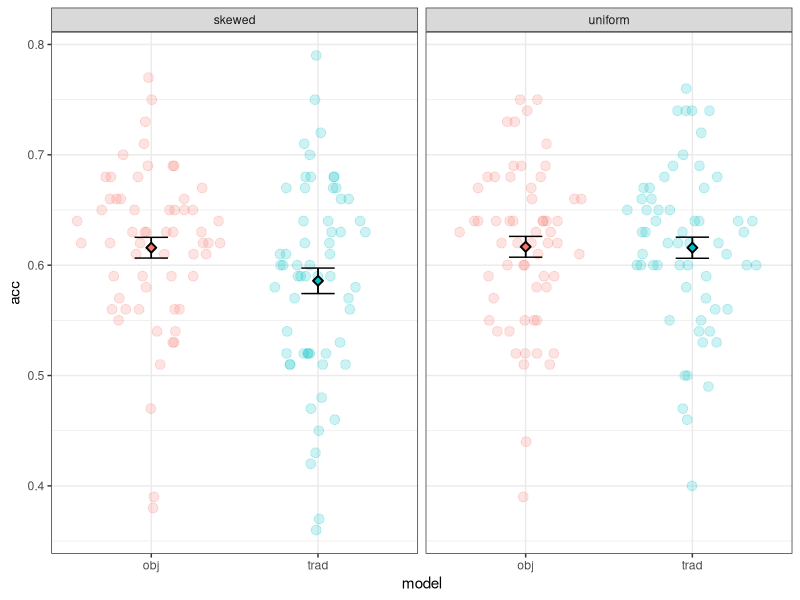
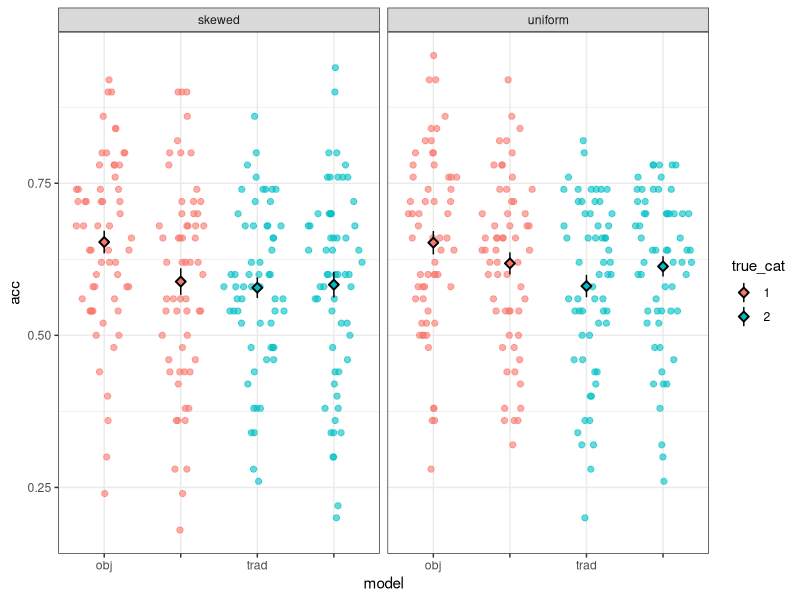
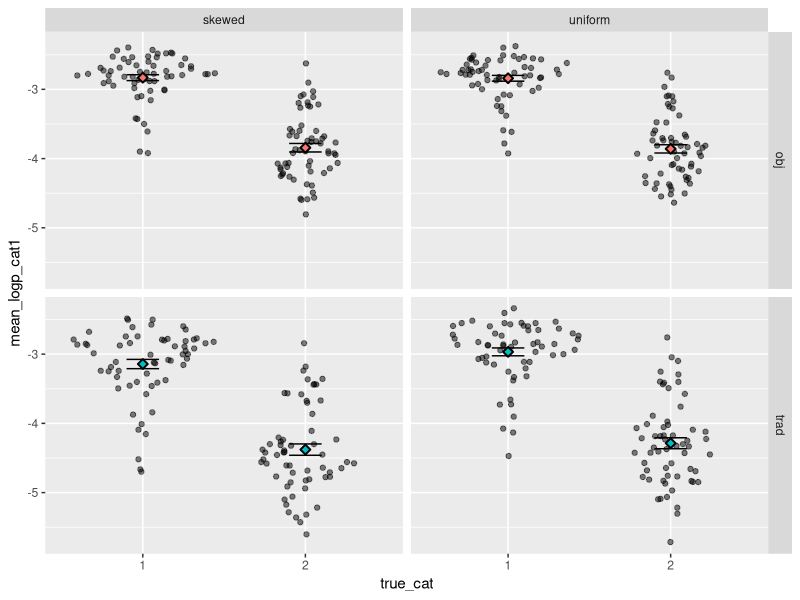
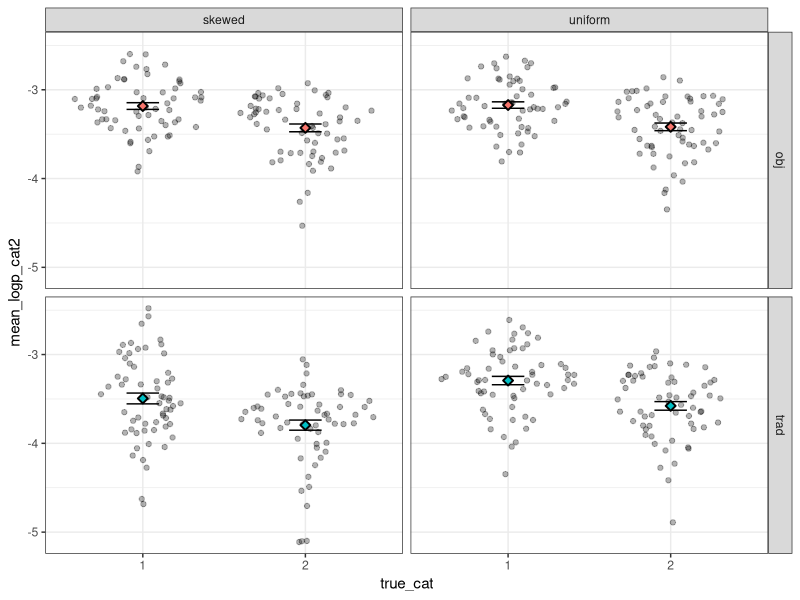

These charts were generated, in order, by the following R code:
## ---- chunk 1
library(lmerTest)
library(tidyverse)
## ---- chunk 2
results <- read.csv("results_all.csv")
results$correct <- results$correct == "true" 
## ---- chunk 3
temp.lmer <- glmer(correct ~ model * training_type + (1|split),
                   data = results, family = "binomial")
summary(temp.lmer)
## ---- chunk 4
results %>% group_by(split, model, training_type) %>% 
  summarise(acc = mean(correct)) %>% 
ggplot(aes(x=model, y=acc)) +
  ggforce::geom_sina(aes(color=model), alpha=0.2, show.legend = F, size=3) + 
  stat_summary(geom = 'errorbar', fun.data=mean_se, 
               show.legend = F, width=0.2) +
  stat_summary(aes(fill=model), geom = 'pointrange', 
               fun.data=mean_se, shape=23, show.legend = F) +
  facet_wrap(~ training_type) +
  theme_bw()
## ---- chunk 5
library(ggforce)

results %>% 
  mutate(
    true_cat = factor(true_cat),
    model_cat = interaction(model, true_cat, sep = "_")  # new x variable
  ) %>% 
  group_by(split, model, training_type, true_cat, model_cat) %>% 
  summarise(acc = mean(correct)) %>% 
  ggplot(aes(x = model_cat, y = acc, colour = true_cat)) +
  geom_sina(alpha = 0.6, size = 1.8) +
  stat_summary(
    aes(fill = true_cat),
    geom = "pointrange",
    fun.data = mean_se,
    colour = "black",
    shape = 23,
    show.legend = TRUE
  ) +
  facet_wrap(~ training_type) +
  # show only one label per pair (obj, "", trad, "")
  scale_x_discrete(
    name   = "model",
    labels = c("obj", "", "trad", "")
  ) +
  theme_bw()

## ---- chunk 6
results %>% 
  mutate(true_cat = factor(true_cat)) %>% 
  group_by(split, true_cat, model, training_type) %>% 
  summarise(mean_logp_cat1 = mean(logp_cat1)) %>% 
ggplot(aes(x=true_cat, y=mean_logp_cat1)) +
  ggforce::geom_sina(alpha=0.5) +
  stat_summary(geom = 'errorbar', fun.data=mean_se, 
               show.legend = F, width=0.2) +
  stat_summary(aes(fill=model), geom = 'pointrange', 
               fun.data=mean_se, shape=23, show.legend = F) +
  facet_grid(model ~ training_type)
## ---- chunk 7
results %>% 
  mutate(true_cat = factor(true_cat)) %>% 
  group_by(split, true_cat, model, training_type) %>% 
  summarise(mean_logp_cat2 = mean(logp_cat2)) %>% 
ggplot(aes(x=true_cat, y=mean_logp_cat2)) +
  ggforce::geom_sina(alpha=0.3) +
  stat_summary(geom = 'errorbar', fun.data=mean_se, 
               show.legend = F, width=0.2) +
  stat_summary(aes(fill=model), geom = 'pointrange', 
               fun.data=mean_se, shape=23, show.legend = F) +
  facet_grid(model ~ training_type) +
  theme_bw()
## ---- chunk 8
results %>% 
    mutate(true_cat = paste0("cat", true_cat)) %>% 
    group_by(split, true_cat, model, training_type) %>% 
    summarise(mean_logp_cat2 = mean(logp_cat2)) %>% 
    pivot_wider(values_from = mean_logp_cat2, names_from = true_cat) %>% 
    mutate(prefer_novel_cat_score = cat2-cat1) %>% View
# TODO
